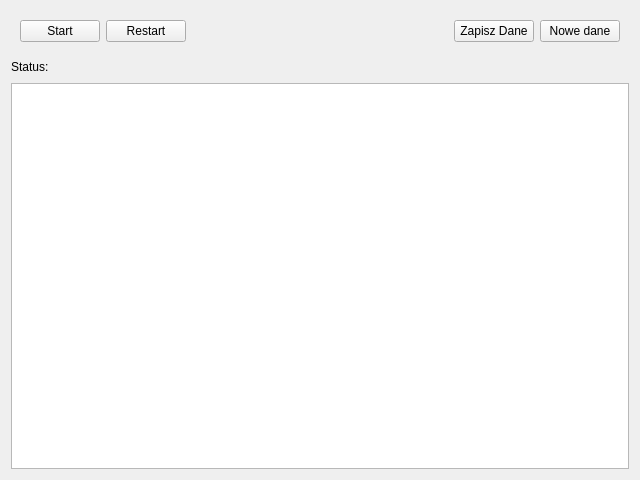
<?xml version="1.0" encoding="UTF-8"?>
<ui version="4.0">
 <class>MierzonePozycje</class>
 <widget class="QWidget" name="MierzonePozycje">
  <property name="geometry">
   <rect>
    <x>0</x>
    <y>0</y>
    <width>640</width>
    <height>480</height>
   </rect>
  </property>
  <property name="windowTitle">
   <string>Form</string>
  </property>
  <layout class="QVBoxLayout" name="verticalLayout">
   <item>
    <widget class="QWidget" name="widget" native="true">
     <layout class="QHBoxLayout" name="horizontalLayout">
      <item>
       <widget class="QPushButton" name="pbStart">
        <property name="text">
         <string>Start</string>
        </property>
       </widget>
      </item>
      <item>
       <widget class="QPushButton" name="pbRestart">
        <property name="text">
         <string>Restart</string>
        </property>
       </widget>
      </item>
      <item>
       <spacer name="horizontalSpacer_2">
        <property name="orientation">
         <enum>Qt::Horizontal</enum>
        </property>
        <property name="sizeHint" stdset="0">
         <size>
          <width>293</width>
          <height>20</height>
         </size>
        </property>
       </spacer>
      </item>
      <item>
       <widget class="QPushButton" name="pbZapisz">
        <property name="text">
         <string>Zapisz Dane</string>
        </property>
       </widget>
      </item>
      <item>
       <widget class="QPushButton" name="pbNoweDane">
        <property name="text">
         <string>Nowe dane</string>
        </property>
       </widget>
      </item>
     </layout>
    </widget>
   </item>
   <item>
    <layout class="QHBoxLayout" name="horizontalLayout_2">
     <item>
      <widget class="QLabel" name="label">
       <property name="text">
        <string>Status:</string>
       </property>
      </widget>
     </item>
     <item>
      <widget class="QLabel" name="status">
       <property name="text">
        <string/>
       </property>
      </widget>
     </item>
     <item>
      <spacer name="horizontalSpacer">
       <property name="orientation">
        <enum>Qt::Horizontal</enum>
       </property>
       <property name="sizeHint" stdset="0">
        <size>
         <width>40</width>
         <height>20</height>
        </size>
       </property>
      </spacer>
     </item>
    </layout>
   </item>
   <item>
    <widget class="QTableWidget" name="table"/>
   </item>
  </layout>
 </widget>
 <resources/>
 <connections/>
</ui>
